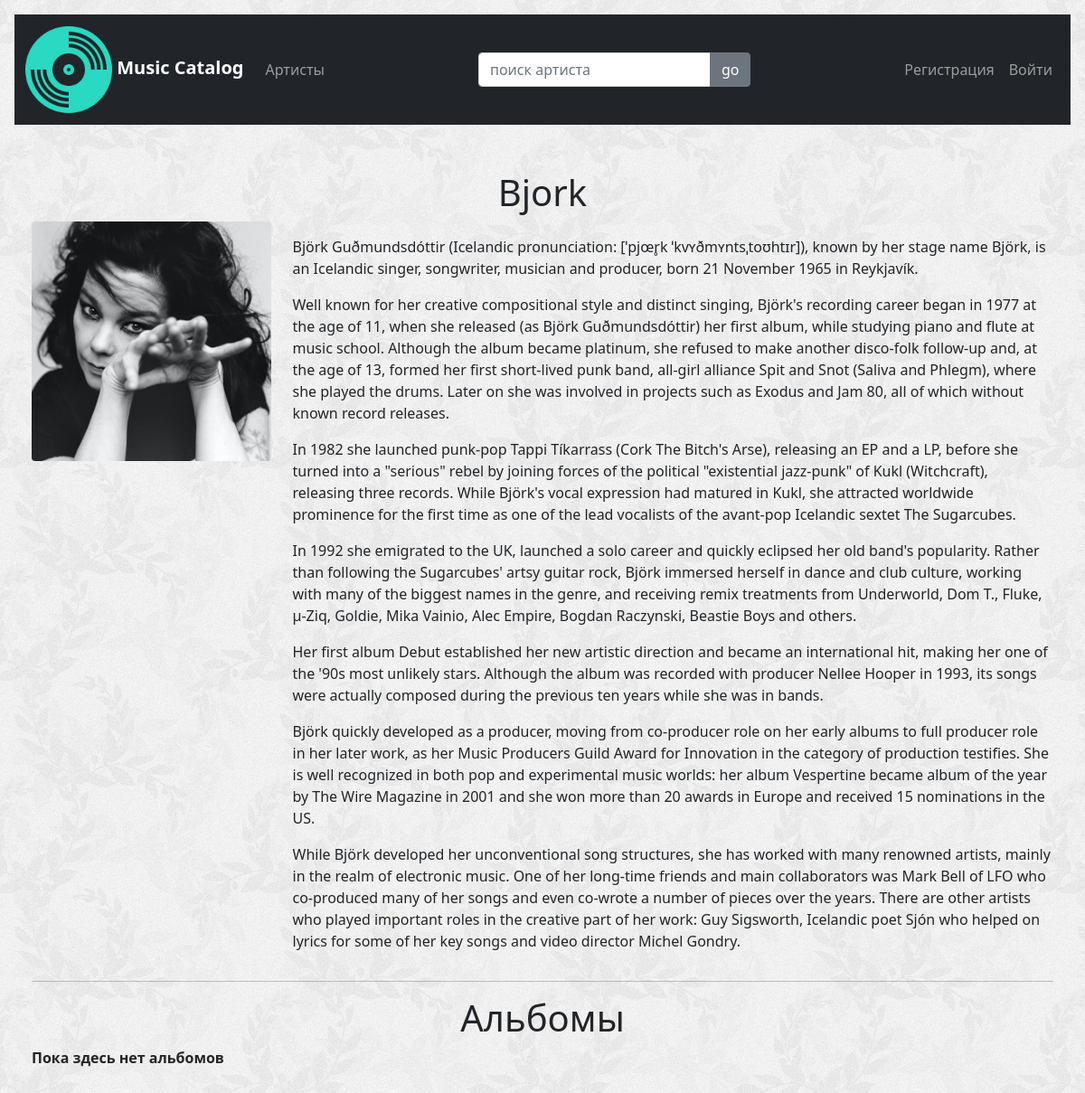
Before: /artist/bjork/ with the older database file.
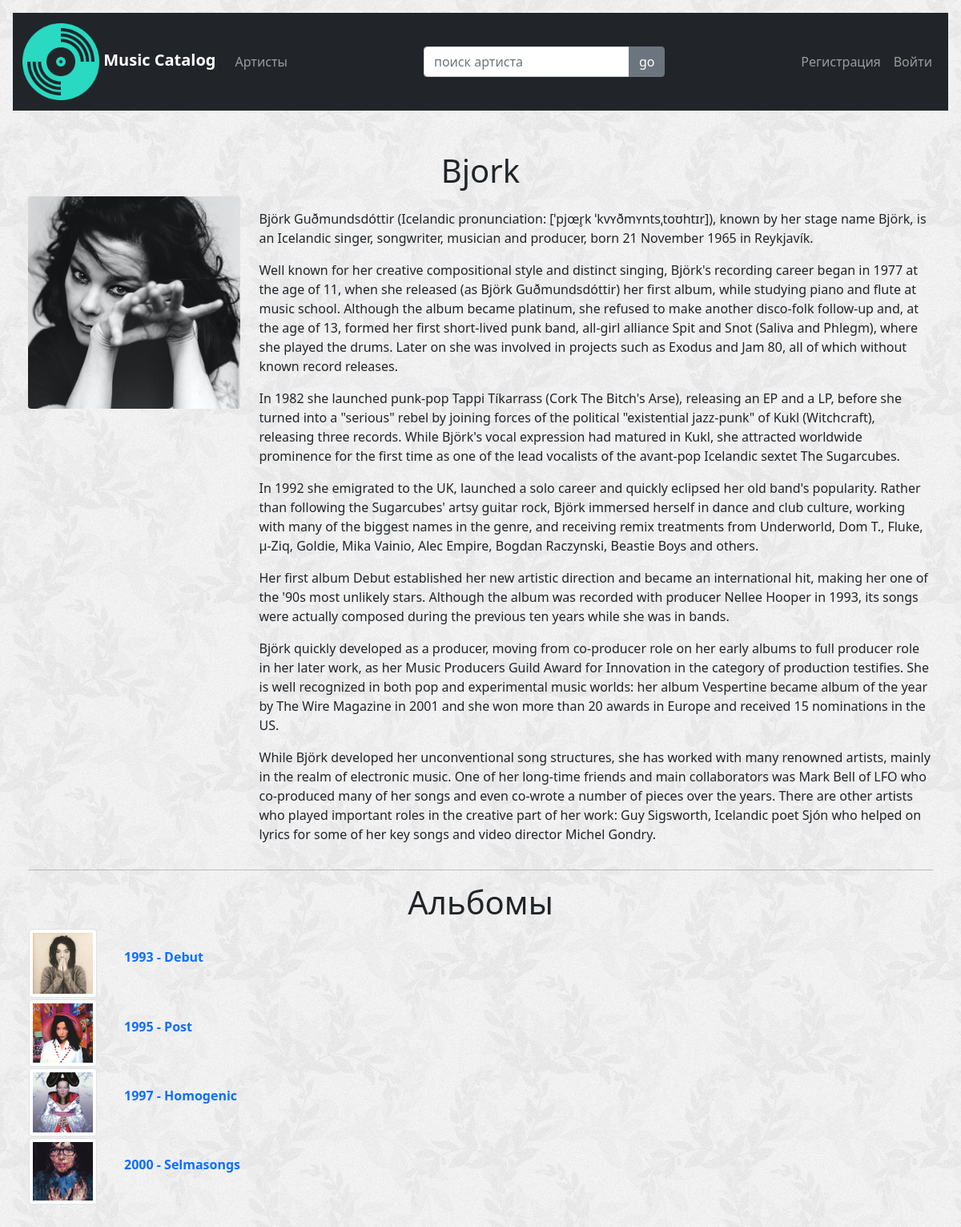
After: the same page with the newer database file.
### discography/models.py (models this page shows, shortened)
class Artist(models.Model):
    name = models.CharField(max_length=255, unique=True, verbose_name='Имя')
    profile = models.TextField(blank=True, verbose_name="Профиль")
    photo = models.ImageField(upload_to="artist", default='artist/singer.png', verbose_name="Фото")
    slug = models.SlugField(max_length=255, unique=True, null=True, db_index=True, verbose_name="URL")
    def __str__(self):
        return self.name
    class Meta:
        ordering = ["name"]

class Album(models.Model):
    title = models.CharField(max_length=255, verbose_name="Название")
    artist = models.ForeignKey(Artist, max_length=255, null=True, on_delete=models.CASCADE, related_name='albums', verbose_name="Артист")
    photo = models.ImageField(upload_to="album", default='album/vinyl.png', verbose_name="Обложка")
    slug = models.SlugField(max_length=255, unique=True, db_index=True, verbose_name="URL")
    year = models.PositiveIntegerField(
        validators=[
            MinValueValidator(1900),
            MaxValueValidator(datetime.now().year)],
        verbose_name="Год релиза")
    genre = models.ManyToManyField(Genre, related_name='albums', verbose_name='Жанр')
    def __str__(self):
        return f"{self.title}"
    class Meta:
        ordering = ["artist", "year"]
    def get_absolute_url(self):
        return reverse('album_detail', args=[self.slug])

### discography/views.py (the view)
# urls.py: path('artist/<slug:slug>/', ArtistProfileView.as_view(), name='artist_profile'),
class ArtistProfileView(MenuMixin, ListView):
    model = Artist
    template_name = 'discography/artist_profile.html'
    def get_queryset(self):
        self.slug = get_object_or_404(Artist, slug=self.kwargs["slug"])
        return Artist.objects.filter(slug=self.slug)
    def get_context_data(self, **kwargs):
        context = super().get_context_data(**kwargs)
        context['title'] = 'Профиль артиста'
        context['artist'] = Artist.objects.filter(name=self.slug)
        context['album_list'] = Album.objects.filter(artist__name=self.slug)
        return context

### discography/utils.py (called while the page is built)
    def get_context_data(self, **kwargs):
        context = super().get_context_data(**kwargs)
        user_menu = menu.copy()
        if not self.request.user.is_authenticated:
            user_menu = user_menu[:1]
        context['menu'] = user_menu
        return context

### discography/templates/discography/artist_profile.html (shortened to what this page needs)
{% extends 'discography/base.html' %}
{% load static %}
{% block content %}
<p class="h1" style="text-align:center">{{ artist.first.name}}</p>
<div class="how-section1">
    <div class="row">
        <div class="col-md-3 how-img">
            <img src="{{ artist.get.photo.url }}" class="rounded img-fluid"
                 alt="artist"/>
        </div>
        <div class="col-md-9">
            <p class="text-muted">{{ artist.first.profile|linebreaks }}</p>
        </div>
    </div>
</div>
<hr>
<p class="h1" style="text-align:center">Альбомы</p>
{% for album in album_list %}
<table style="padding-left: 50px;">
    <tbody>
    <tr>
        <td><img src="{{ album.photo.url }}" class="img-thumbnail" alt="cover" width="85px"></td>
        <td><a href="{{ album.get_absolute_url }}">
            <ul><b>{{ album.year }} - {{ album }}</b></ul>
        </a>
        </td>
        {% empty %}
        <td><b>Пока здесь нет альбомов</b></td>
        {% endfor %}
    </tr>
    </tbody>
</table>
{% endblock %}

### discography/templates/discography/base.html (shortened to what this page needs)
{% load static %}
<!DOCTYPE html>
<html lang="en">
<head>
    <link href="https://cdn.jsdelivr.net/npm/bootstrap@5.0.2/dist/css/bootstrap.min.css" rel="stylesheet"
>
</head>
<body style="background: url({% static 'discography/images/xv.png' %}">
<div class="m-3">
    <nav class="navbar navbar-expand-lg navbar-dark bg-dark">
        <div class="container-fluid">
            <a class="navbar-brand" href="{% url 'index' %}">
                <img src="{% static 'discography/images/vinyl.ico' %}" alt="icon" height="96"
                     class="d-inline-block align-text-center">
                <strong>
                    Music Catalog
                </strong>
            </a>
            <div class="collapse navbar-collapse justify-content-between" id="navbarCollapse">
                <div class="navbar-nav">
                    {% for item in menu %}
                    {% if request.resolver_match.url_name == item.url_name %}
                    <a class="nav-link active" aria-current="page" href="{% url item.url_name %}">{{ item.title }}</a>
                    {% else %}
                    <a class="nav-link" aria-current="page" href="{% url item.url_name %}">{{ item.title }}</a>
                    {% endif %}
                    {% endfor %}
                </div>
                <form class="d-flex" action="{% url 'search_result' %}" method="get">
                    <div class="input-group">
                        <input type="text" name='query' class="form-control" placeholder="поиск артиста">
                        <button type="submit" class="btn btn-secondary">go</button>
                    </div>
                </form>
                <div class="navbar-nav">
                    {% if request.user.is_authenticated %}
                        <a class="nav-link active">{{user.username}}</a>
                        <a class="nav-link" href="{% url 'logout' %}">Выйти</a>
                        {% else %}
                        <a class="nav-link" href="{% url 'register' %}">Регистрация</a>
                        <a class="nav-link" href="{% url 'login' %}">Войти</a>
                        {% endif %}
                </div>
            </div>
        </div>
    </nav>
</div>
<article>
    {% block content %}
    {% endblock %}
</article>
</body>
</html>

### discography/templates/discography/base.html (style rules this page uses)
a { text-decoration: none; }
article { float: center; padding: 35px; width: 100%; }

Changed rows visible on the page:
added Album: photo (picture), year "1993", title "Debut"
added Album: photo (picture), year "1995", title "Post"
added Album: photo (picture), year "1997", title "Homogenic"
added Album: photo (picture), year "2000", title "Selmasongs"
Other visible differences:
text no longer shown: "Пока здесь нет альбомов"
